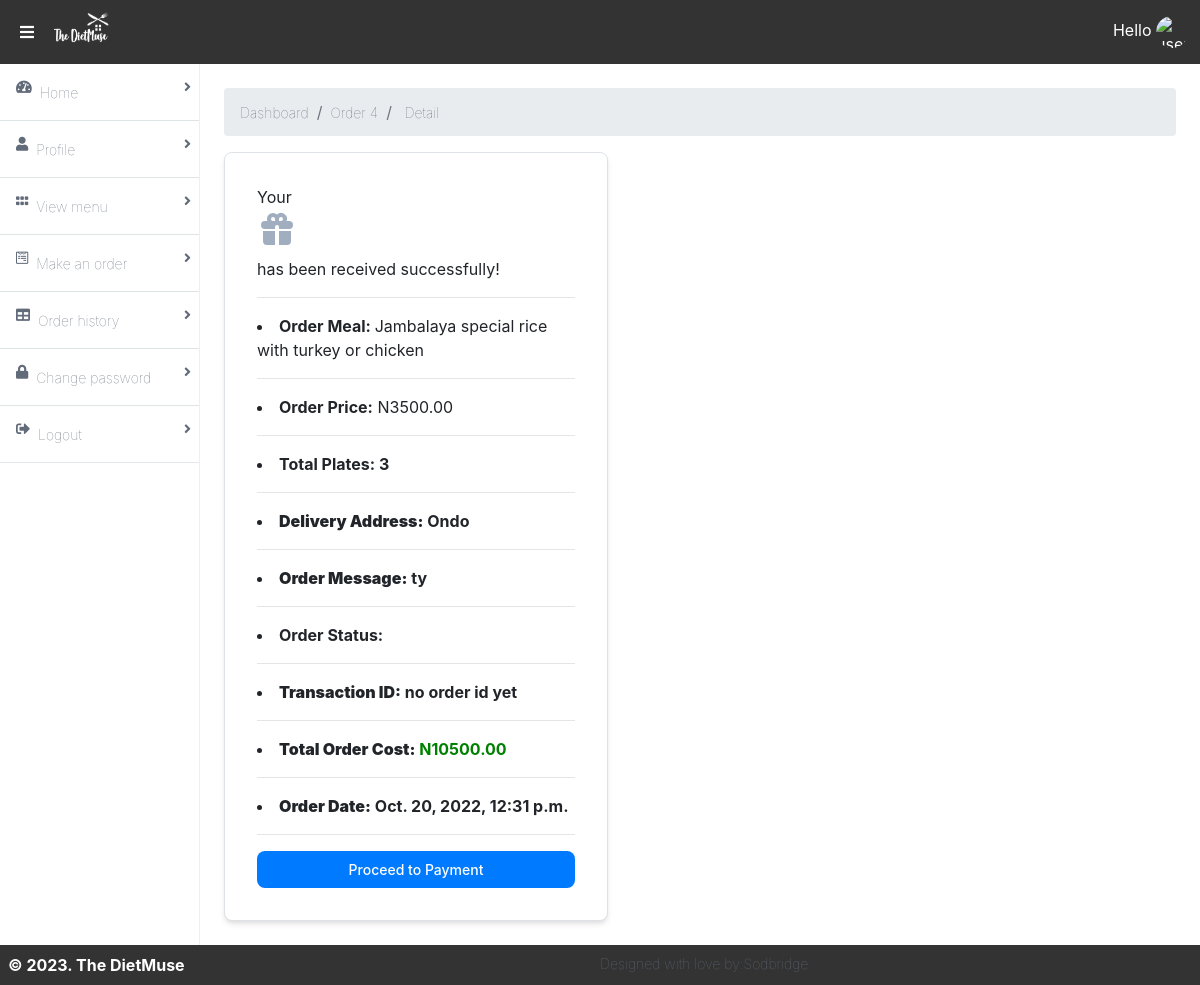
Page /customer-order/detail/4/ on the committed database.
### app/models.py (models this page shows, shortened)
class FoodOrder(models.Model):
    menu = models.ForeignKey(Food, related_name='my_food_order', on_delete=models.CASCADE, help_text=u'Select meal.')
    date_needed = models.DateField(help_text=u'Date you need this order: mm/dd/yy')
    no_of_plates = models.CharField(max_length=100, help_text=u'How many many guest(s) owns this meal?')
    message = models.TextField(blank=True, help_text=u'Any special message you want us to know for this order?')
    user = models.ForeignKey(User, related_name='users', on_delete=models.CASCADE, null=True)
    delivery_address = models.TextField(default='Ondo', help_text=u'Please enter the full address for easy delivery.')
    order_status = models.CharField(max_length=50, choices=order_delivery_status, blank=True, default='Received')
    payment_status = models.CharField(max_length=50, choices=order_payment_status, blank=True, default='Pending')
    total_cost = models.DecimalField(max_digits=10, null=True, decimal_places=2)
    order_id = models.CharField(max_length=50, blank=True, default='no order id yet')
    date_created = models.DateTimeField(auto_now=True)
    class Meta:
        ordering = ('-date_created',)

class Food(models.Model):
    name = models.CharField(max_length=200, db_index=True)
    slug = models.SlugField(max_length=200, db_index=True)
    category = models.ForeignKey(Category, related_name='categories', null=True, on_delete=models.CASCADE)
    image = models.ImageField(upload_to='food-menu/',blank=True)
    day = models.CharField(max_length=20, choices=week_choices, default='Munchy Monday')
    description = models.TextField(blank=True)
    return_policy = models.TextField(blank=True, null=True,)
    price = models.DecimalField(max_digits=10, null=True, decimal_places=2)
    available = models.BooleanField(default=True)
    created = models.DateTimeField(auto_now_add=True)
    updated = models.DateTimeField(auto_now=True)
    class Meta:
        index_together = (('id', 'slug'),)

### accounts/views.py (the view)
# urls.py: path('customer-order/detail/<str:pk>/', FoodOrdersDetailView.as_view(template_name='foodorder_detail.html'), name='order-detail'),
class FoodOrdersDetailView(DetailView):
	model = FoodOrder

### accounts/templates/foodorder_detail.html (shortened to what this page needs)
{% extends 'base.html' %}
{% load static %}
{% load crispy_forms_tags %}
{% block content %}
<main class="bg-white-500 flex-1 p-6 overflow-hidden">
<nav aria-label="breadcrumb">
  <ol class="breadcrumb">
    <li class="breadcrumb-item"><a class="font-sans font-hairline hover:font-normal text-sm text-nav-item no-underline" href="{% url 'dashboard' %}">Dashboard</a></li>
    <li class="breadcrumb-item"><a class="font-sans font-hairline hover:font-normal text-sm text-nav-item no-underline" href="#">Order {{ object.id }}</a></li>
    <li class="breadcrumb-item active" aria-current="page"> <span class="font-sans font-hairline hover:font-normal text-sm text-nav-item no-underline">Detail</span></li>
  </ol>
</nav>
  <div class="flex flex-col">
    <div class="p-8 max-w-sm bg-white rounded-lg border border-gray-200 shadow-md dark:bg-gray-800 dark:border-gray-700"> <p> Your
       has been received successfully!</p> <hr>
      <li><b>Order Meal: </b>{{ object.menu.name }} </li> <hr>
      <li><b>Order Price:</b> N{{ object.menu.price }}</li> <hr>
      <li><b>Total Plates: {{ object.no_of_plates }}</li> <hr>
      <li><b>Delivery Address:</b> {{ object.delivery_address }}</li> <hr>
      <li><b>Order Message:</b> {{ object.message }}</li> <hr>
      <li>Order Status:
     </li> <hr>
      <li><b>Transaction ID:</b> {{ object.order_id }}</li> <hr>
      <li><b>Total Order Cost:</b><span style="color:green"> N{{ object.total_cost }}</span></li> <hr>
      <li><b>Order Date:</b> {{ object.date_created }} </li> <hr>
      <a href="https://paystack.com/pay/thedietmuse" target="_blank" class="inline-flex items-center py-2 px-3 text-sm font-medium text-center text-white bg-blue-700 rounded-lg hover:bg-blue-800 focus:ring-4 focus:outline-none focus:ring-blue-300 dark:bg-blue-600 dark:hover:bg-blue-700 dark:focus:ring-blue-800 btn-block btn-primary">
      Proceed to Payment
      </a>
</div>
  </div>
</main>
{% endblock content %}

### rows in the picture
FoodOrder: id "4", menu.name "Jambalaya special rice with turkey or chicken", menu.price "3500.00", no_of_plates "3", delivery_address "Ondo", message "ty", order_id "no order id yet", total_cost "10500.00", date_created "Oct. 20, 2022, 12:31 p.m."
